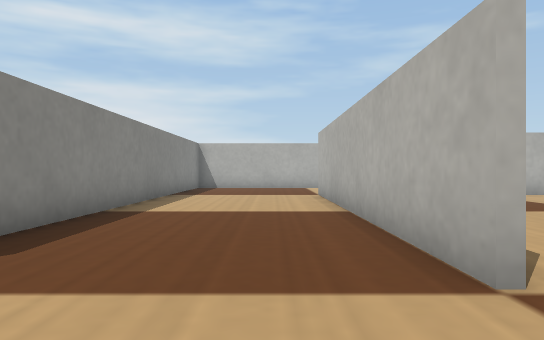
View 1 (above)

24 first-person views from a walk through a Webots world. The camera is 0.04 m above the floor, looks level and sees 70° across. The floor is counted in squares, 0.05 m on a side. Each view is taken from the middle of a square. On the plan, view 1 faces up. The plan holds only what a view shows up to about 12 squares ahead; the rest is blank. Webots' stock objects and surfaces are drawn as simple stand-ins.

View 2
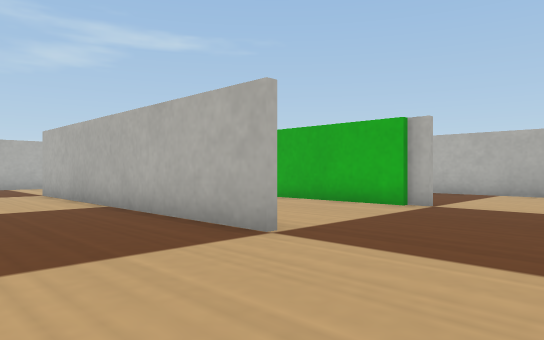

View 3
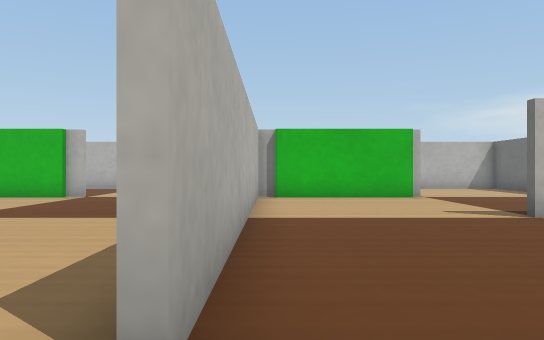

View 4
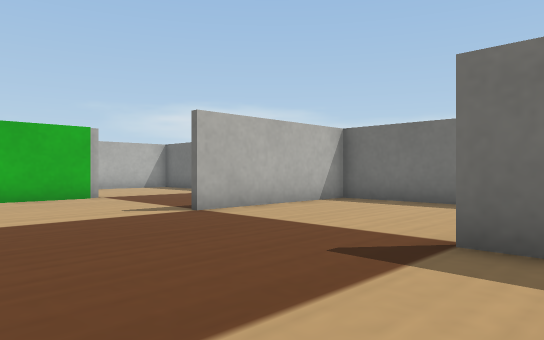

View 5
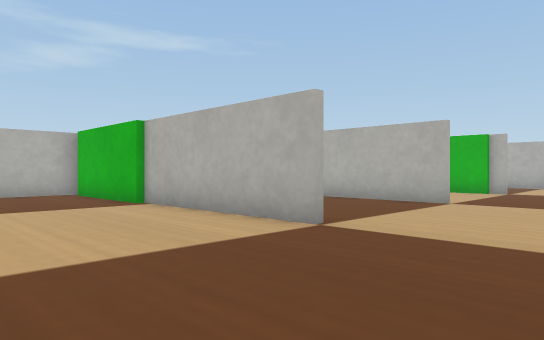

View 6
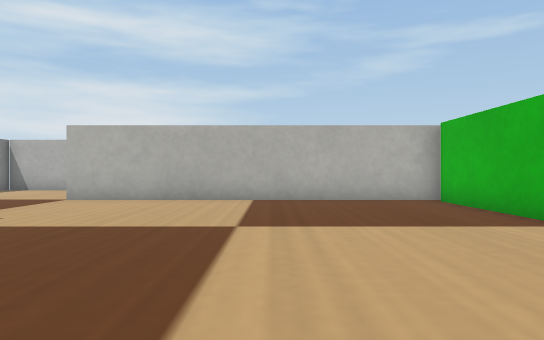

View 7
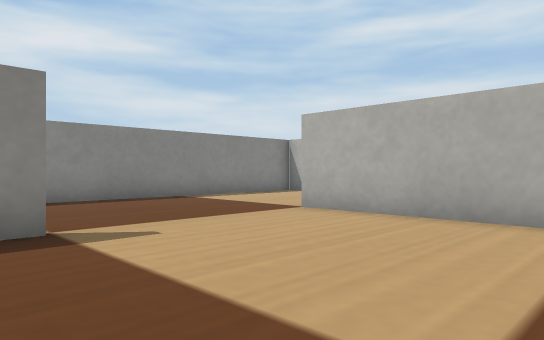

View 8
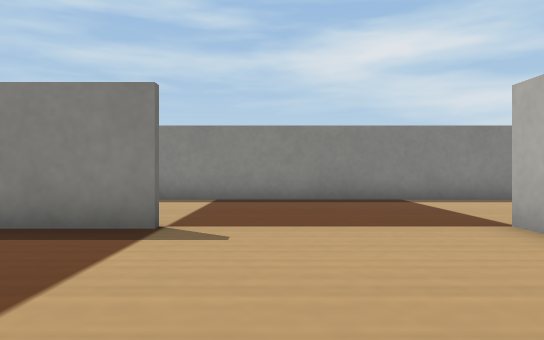

View 9
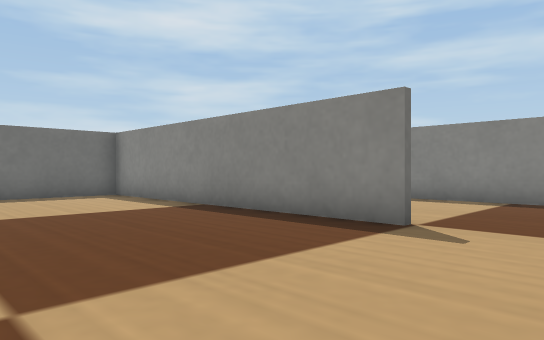

View 10
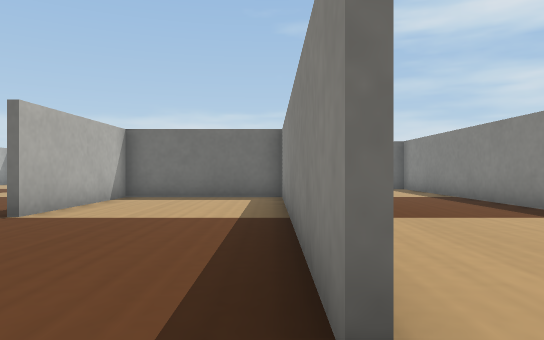

View 11
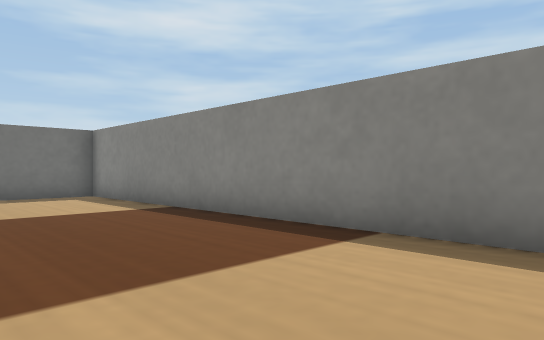

View 12
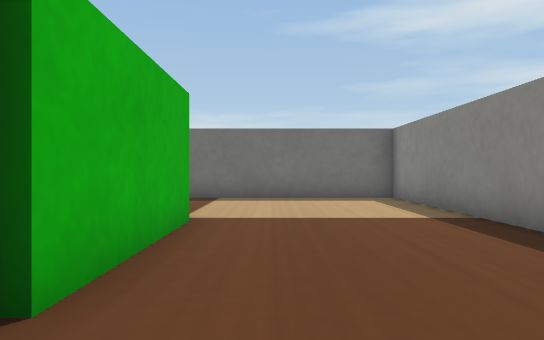

View 13
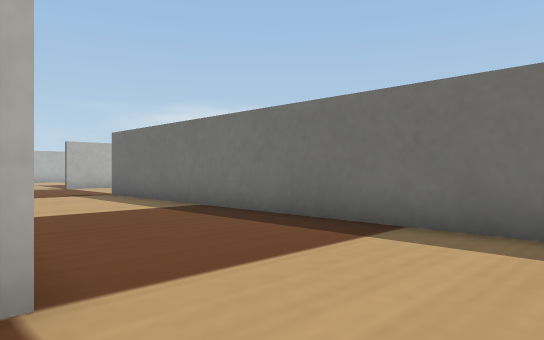

View 14
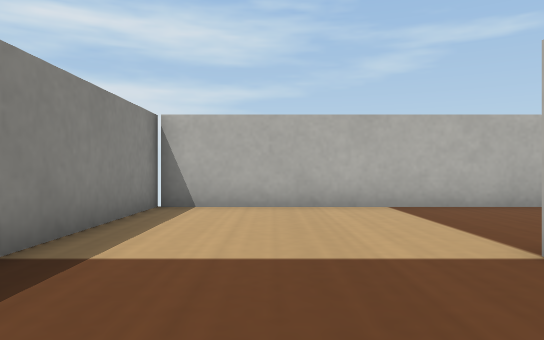

View 15
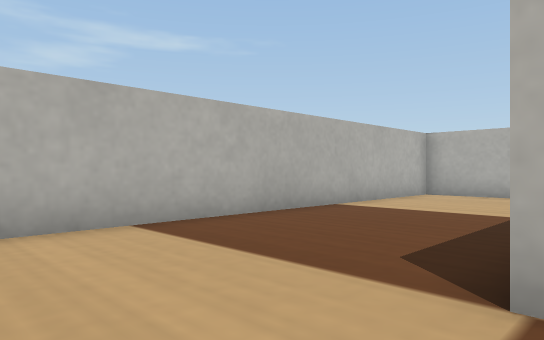

View 16
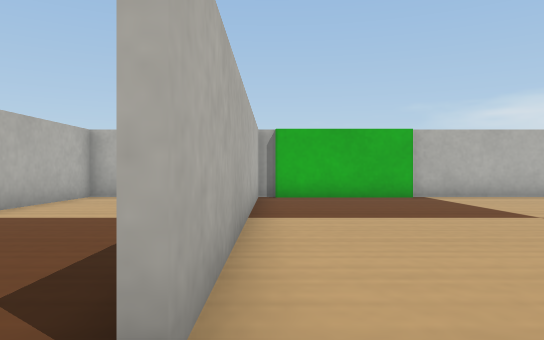

View 17
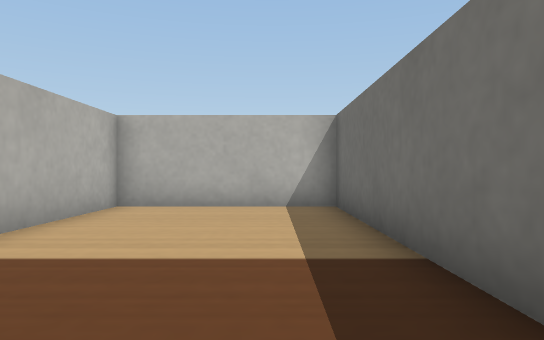

View 18
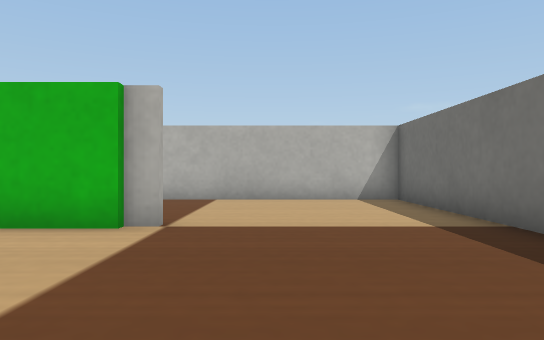

View 19
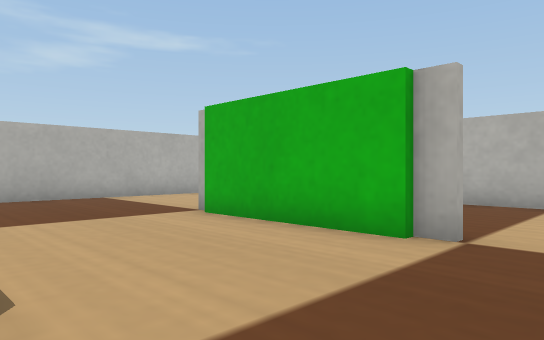

View 20
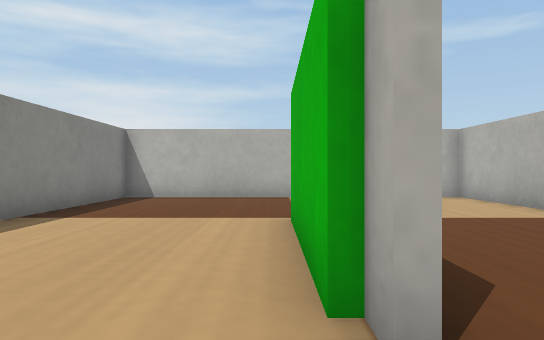

View 21
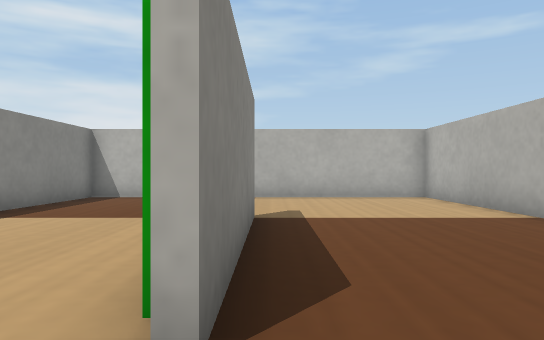

View 22
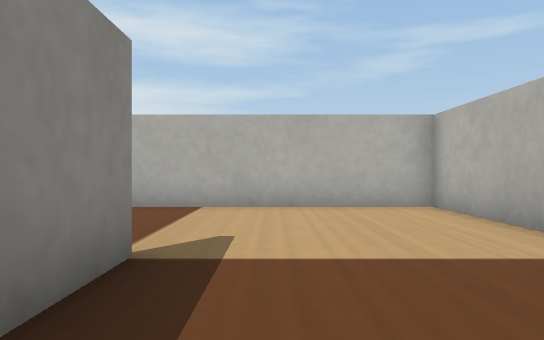

View 23
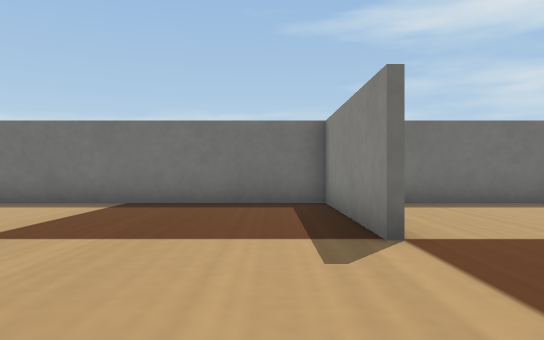

View 24
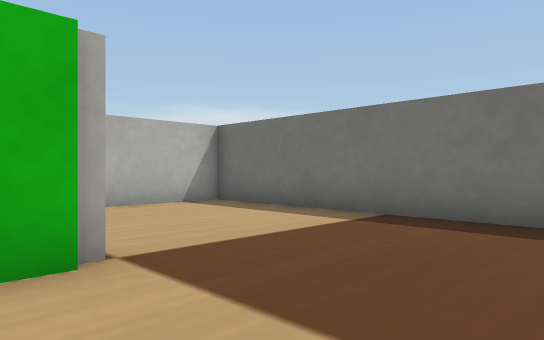

### Floor plan
Points are (right, up) in squares from view 1. A wall is a line through its corners. A room is listed if a view was taken in it or the views show most of it. See-through windows are left out.
Room 1 (views 1, 2, 3, 4, 5, 6, 7, 8, 9, 10, 11, 12, 13, 14, 15, 16, 17, 18, 19, 20, 21, 22, 23, 24)
walls: (-3.5, 2.5) (-3.5, 7.9); (1.5, 2.5) (1.5, 12.5); (-3.7, 7.9) (-3.7, 11.9); (-3.5, 11.9) (-3.5, 17.4) (-18.5, 17.4) (-18.5, -7.2) (-3.5, -7.2); (-3.3, 12) (-3.3, 4.6); (6.3, 3) (6.3, 7.1); (-13.4, -2.4) (-8.7, -2.4) (-8.7, 2.5); (-3.5, 12.4) (-13.5, 12.4); (6.5, 2.5) (6.5, 3.1); (-13.7, -2.1) (-13.7, 2); (5.8, -2.4) (11.5, -2.4) (11.5, 4.2); (-13.3, 7.5) (-13.3, -1.6); (1.7, -7.4) (1.7, -12.4) (11.5, -12.4) (11.5, -9.4); (6.2, -2.6) (-3.5, -2.6); (6.5, -3.1) (6.5, -2.6); (6.7, 7.6) (6.7, 2.5); (-10, 12.6) (-3.5, 12.6); (6.3, -7.1) (6.3, -3.1); (-3.6, -12.4) (1.5, -12.4) (1.5, -7.4); (11.5, 7.4) (11.5, 12.4) (1.7, 12.4) (1.7, 7.1)

Positions as (right, up) in squares from view 1, and headings:
1: (0, 0), facing up
2: (-2, -1), facing up-right
3: (-5, -3), facing right
4: (-5, -3), facing down-right
5: (-8, -1), facing up-right
6: (-8, 2), facing up
7: (-8, 6), facing up-left
8: (-8, 9), facing left
9: (-8, 10), facing down-left
10: (-13, 9), facing down
11: (-14, 5), facing down-left
12: (-15, 4), facing down
13: (-16, -2), facing down-right
14: (-16, 9), facing up
15: (-16, 12), facing up-right
16: (-15, 12), facing right
17: (-12, 14), facing right
18: (1, 1), facing right
19: (2, 1), facing up-right
20: (6, 1), facing up
21: (7, 1), facing up
22: (8, 4), facing up
23: (3, -3), facing down
24: (3, -6), facing down-right
